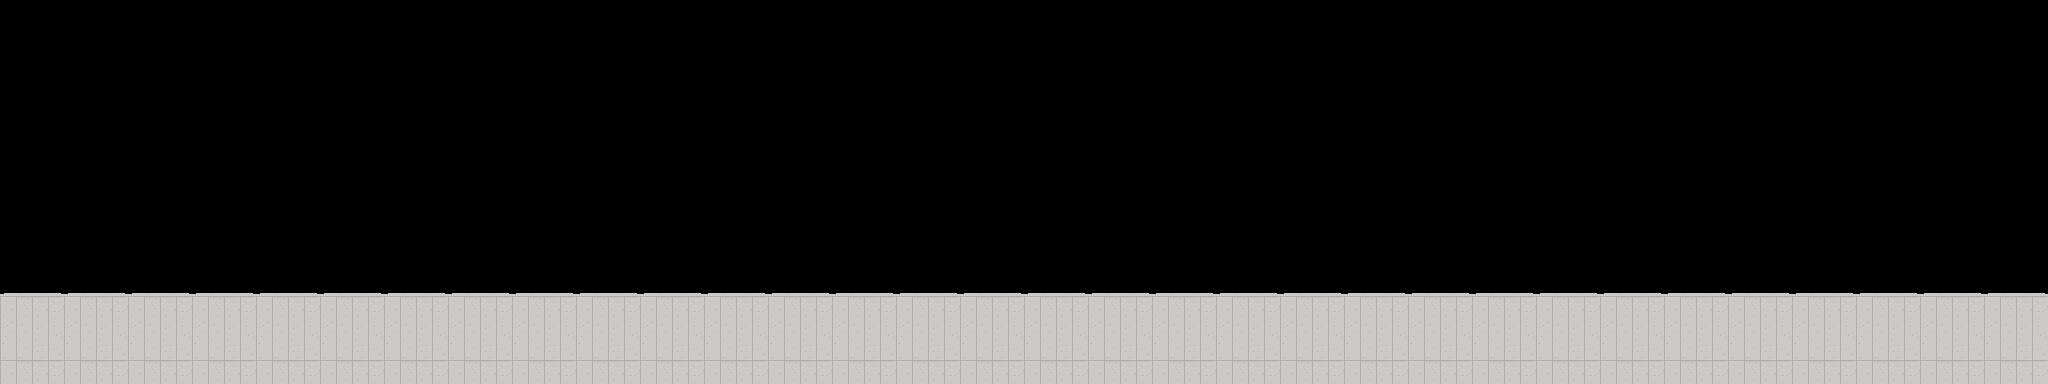

This is a level from a 2D game, rendered from its Tiled map with the project's own tilesets. A one-line summary and the complete map file follow:
An orthogonal 32x6 tile map with 64x64 px tiles, 1 tile layer (Tile Layer 1), 2 tilesets.

<map version="1.10" tiledversion="1.11.2" orientation="orthogonal" renderorder="right-down" width="32" height="6" tilewidth="64" tileheight="64" infinite="0" nextlayerid="2" nextobjectid="1">
 <tileset firstgid="1" name="Sidewalk Lighter" tilewidth="64" tileheight="64" tilecount="1" columns="1">
  <image source="../../frontend/public/assets/sidewalklighter.png" width="64" height="64" />
 </tileset>
 <tileset firstgid="2" name="Lower Sidewalk" tilewidth="64" tileheight="64" tilecount="1" columns="1">
  <image source="../../frontend/public/assets/lowerwalk.png" width="64" height="64" />
 </tileset>
 <layer id="1" name="Tile Layer 1" width="32" height="6">
  <data encoding="csv">
0,0,0,0,0,0,0,0,0,0,0,0,0,0,0,0,0,0,0,0,0,0,0,0,0,0,0,0,0,0,0,0,
0,0,0,0,0,0,0,0,0,0,0,0,0,0,0,0,0,0,0,0,0,0,0,0,0,0,0,0,0,0,0,0,
0,0,0,0,0,0,0,0,0,0,0,0,0,0,0,0,0,0,0,0,0,0,0,0,0,0,0,0,0,0,0,0,
0,0,0,0,0,0,0,0,0,0,0,0,0,0,0,0,0,0,0,0,0,0,0,0,0,0,0,0,0,0,0,0,
1,1,1,1,1,1,1,1,1,1,1,1,1,1,1,1,1,1,1,1,1,1,1,1,1,1,1,1,1,1,1,1,
2,2,2,2,2,2,2,2,2,2,2,2,2,2,2,2,2,2,2,2,2,2,2,2,2,2,2,2,2,2,2,2
</data>
 </layer>
</map>
